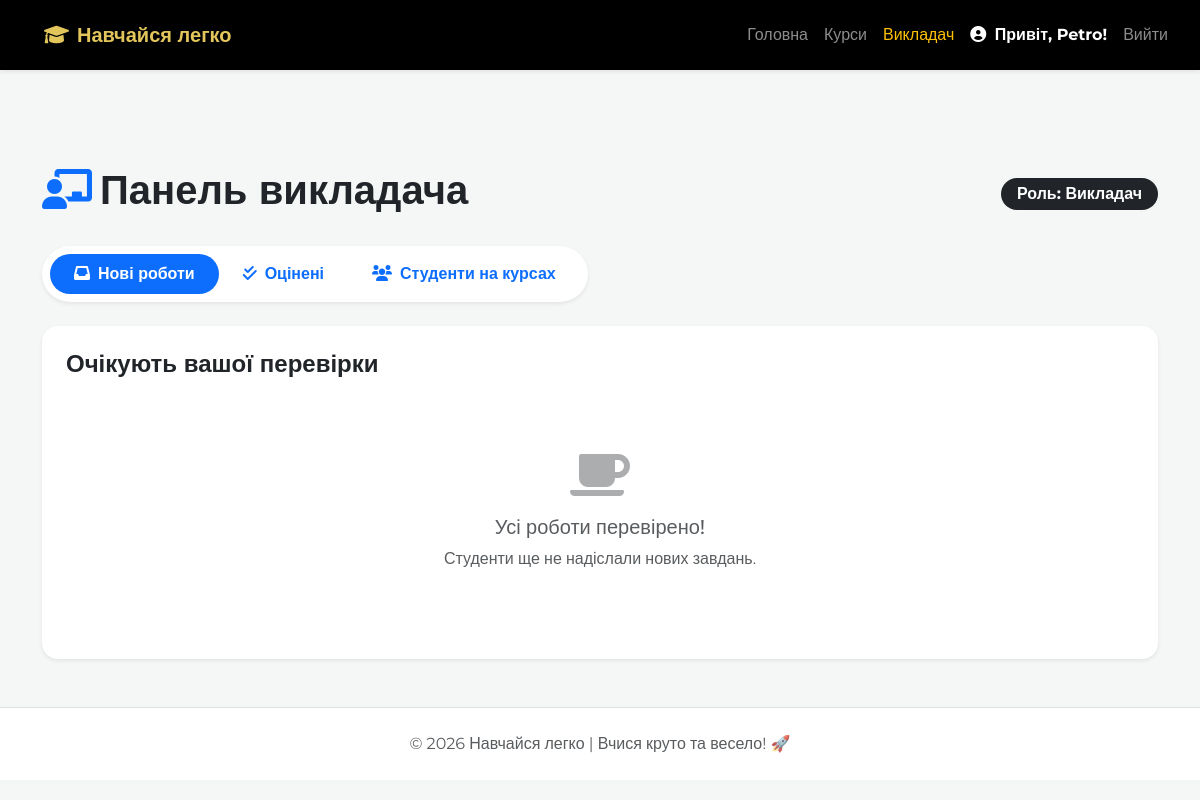
Page /teacher/dashboard/ (signed in) on the earlier database version.
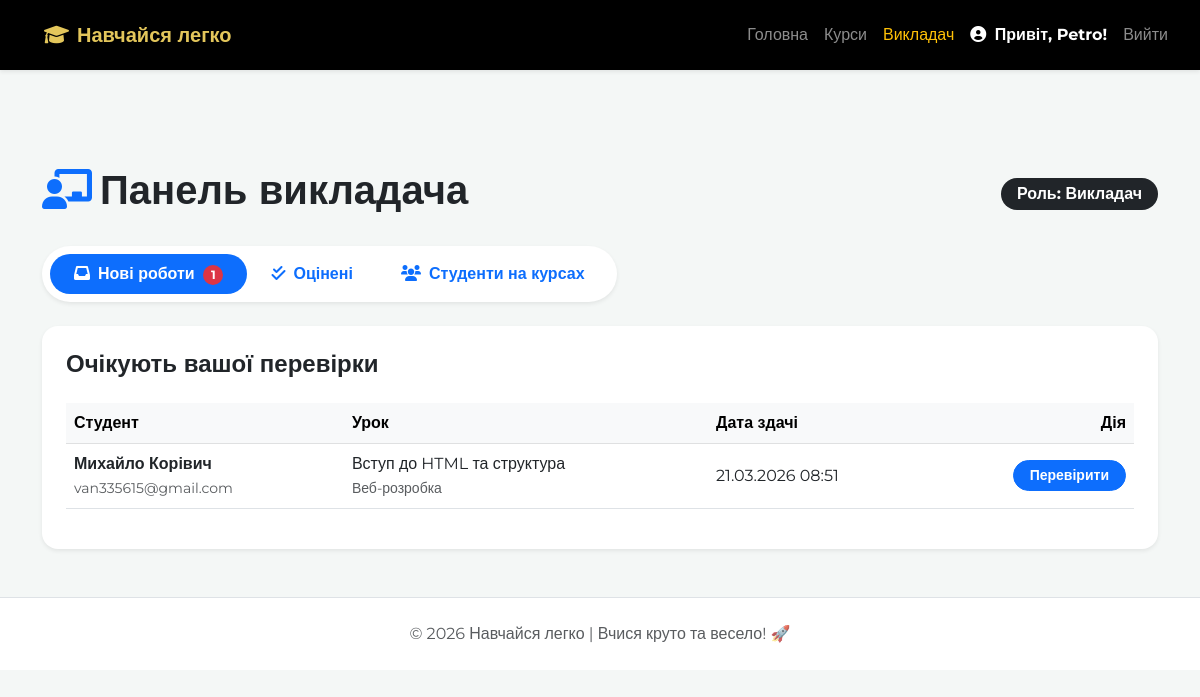
Same page on the later database version.
### core/models.py (models this page shows, shortened)
class Submission(models.Model):
    lesson = models.ForeignKey(Lesson, on_delete=models.CASCADE)
    student = models.ForeignKey(settings.AUTH_USER_MODEL, on_delete=models.CASCADE)
    text = models.TextField(verbose_name="Ваша відповідь")
    grade = models.PositiveIntegerField(null=True, blank=True, verbose_name="Оцінка")
    feedback = models.TextField(blank=True, verbose_name="Коментар викладача")
    created_at = models.DateTimeField(auto_now_add=True)

class CustomUser(AbstractUser):
    ROLE_CHOICES = (
        ('student', 'Студент'),
        ('teacher', 'Викладач'),
        ('admin','Адміністратор'),
    )
    role = models.CharField(max_length=10, choices=ROLE_CHOICES, default='student', verbose_name="Роль")

class Lesson(models.Model):
    module = models.ForeignKey(Module, related_name='lessons', on_delete=models.CASCADE)
    title = models.CharField(max_length=200, verbose_name="Тема уроку")
    content = RichTextField(blank=True, null=True)
    video_url = models.URLField(blank=True, null=True, verbose_name="Посилання на відео (YouTube)")
    image = models.ImageField(upload_to='lesson_images/', blank=True, null=True, verbose_name="Зображення")

class Module(models.Model):
    course = models.ForeignKey(Course, related_name='modules', on_delete=models.CASCADE)
    title = models.CharField(max_length=200, verbose_name="Назва модуля")

class Course(models.Model):
    title = models.CharField(max_length=200, verbose_name="Назва")
    description = models.TextField(verbose_name="Опис")
    price = models.IntegerField(default=0, verbose_name="Ціна (грн)")
    duration = models.CharField(max_length=50, default="4 тижні", verbose_name="Тривалість")
    author = models.ForeignKey(settings.AUTH_USER_MODEL, on_delete=models.CASCADE)

### core/views.py (the view)
# urls.py: path('teacher/dashboard/', views.teacher_dashboard_view, name='teacher_dashboard'),
@login_required
def teacher_dashboard_view(request):
    if request.user.role not in ['teacher', 'admin']:
        return redirect('home')
    courses = Course.objects.all()
    submissions_to_grade = Submission.objects.filter(grade__isnull=True).order_by('created_at')
    graded_submissions = Submission.objects.filter(grade__isnull=False).order_by('-created_at')
    return render(request, 'teacher_dashboard.html', {
        'courses': courses,
        'submissions_to_grade': submissions_to_grade,
        'graded_submissions': graded_submissions
    })

### templates/teacher_dashboard.html (shortened to what this page needs)
{% extends 'base.html' %}
{% block content %}
<div class="container py-5 mt-5">
    <div class="d-flex justify-content-between align-items-center mb-4">
        <h1 class="fw-bold"><i class="fas fa-chalkboard-teacher text-primary me-2"></i>Панель викладача</h1>
        <span class="badge bg-dark fs-6 px-3 py-2 rounded-pill">Роль: {{ user.get_role_display|default:user.role|title }}</span>
    </div>
    <ul class="nav nav-pills mb-4 bg-white p-2 rounded-pill shadow-sm d-inline-flex" id="dashboardTabs" role="tablist">
        <li class="nav-item" role="presentation">
            <button class="nav-link active rounded-pill px-4 fw-bold" data-bs-toggle="pill" data-bs-target="#to-grade">
                <i class="fas fa-inbox me-2"></i>Нові роботи
                {% if submissions_to_grade.count > 0 %}
                    <span class="badge bg-danger ms-1 rounded-circle">{{ submissions_to_grade.count }}</span>
                {% endif %}
            </button>
        </li>
        <li class="nav-item" role="presentation">
            <button class="nav-link rounded-pill px-4 fw-bold" data-bs-toggle="pill" data-bs-target="#graded">
                <i class="fas fa-check-double me-2"></i>Оцінені
            </button>
        </li>
        <li class="nav-item" role="presentation">
            <button class="nav-link rounded-pill px-4 fw-bold" data-bs-toggle="pill" data-bs-target="#students">
                <i class="fas fa-users me-2"></i>Студенти на курсах
            </button>
        </li>
    </ul>
    <div class="tab-content">
        <div class="tab-pane fade show active" id="to-grade">
            <div class="card border-0 shadow-sm rounded-4">
                <div class="card-body p-4">
                    <h4 class="fw-bold mb-4">Очікують вашої перевірки</h4>
                    {% if submissions_to_grade %}
                        <div class="table-responsive">
                            <table class="table table-hover align-middle">
                                <thead class="table-light">
                                    <tr>
                                        <th>Студент</th>
                                        <th>Урок</th>
                                        <th>Дата здачі</th>
                                        <th class="text-end">Дія</th>
                                    </tr>
                                </thead>
                                <tbody>
                                    {% for sub in submissions_to_grade %}
                                    <tr>
                                        <td class="fw-bold">{{ sub.student.first_name }} {{ sub.student.last_name }} <br><small class="text-muted fw-normal">{{ sub.student.email }}</small></td>
                                        <td>{{ sub.lesson.title }} <br><small class="text-muted">{{ sub.lesson.module.course.title }}</small></td>
                                        <td>{{ sub.created_at|date:"d.m.Y H:i" }}</td>
                                        <td class="text-end">
                                            <a href="{% url 'grade_submission' sub.id %}" class="btn btn-primary btn-sm rounded-pill px-3 fw-bold">Перевірити</a>
                                        </td>
                                    </tr>
                                    {% endfor %}
                                </tbody>
                            </table>
                        </div>
                    {% else %}
                        <div class="text-center py-5 text-muted">
                            <i class="fas fa-coffee fa-3x mb-3 opacity-50"></i>
                            <h5>Усі роботи перевірено!</h5>
                            <p>Студенти ще не надіслали нових завдань.</p>
                        </div>
                    {% endif %}
                </div>
            </div>
        </div>
    </div>
</div>
{% endblock %}

Differences in the rows shown:
added Submission: student.first_name "Михайло", student.last_name "Корівич", student.email "van335615@gmail.com", lesson "Вступ до HTML та структура", lesson.module.course "Веб-розробка", created_at "21.03.2026 08:51"
Other differences:
{{ submissions_to_grade.count }}: (not shown) → "1"
text no longer shown: "Усі роботи перевірено! Студенти ще не надіслали нових завдань."
text now shown: "Студент Урок Дата здачі Дія"
